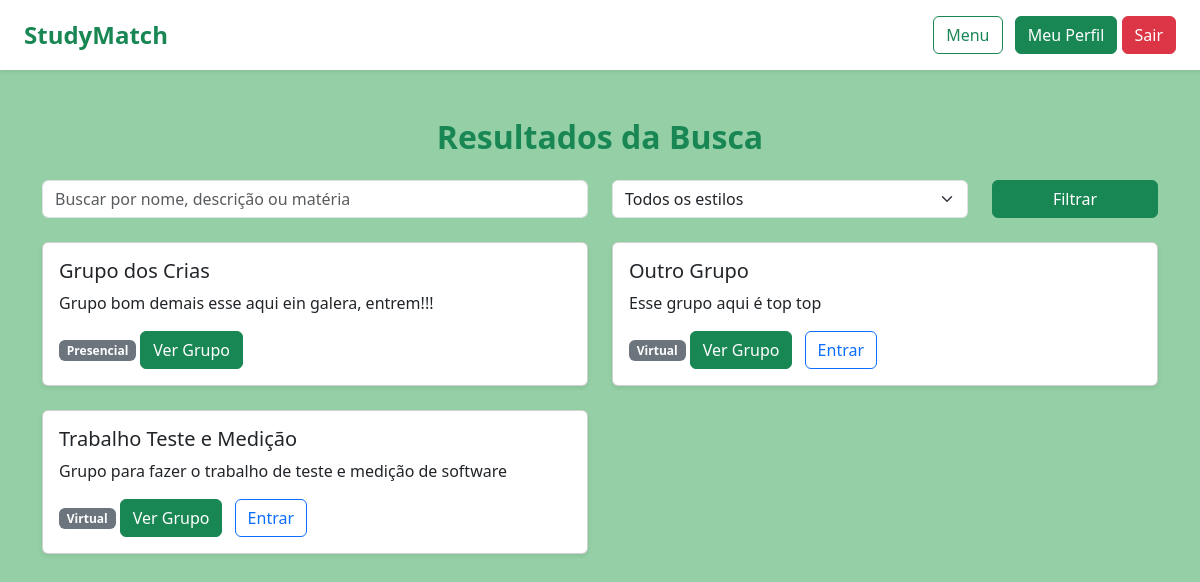
/buscar-grupos (signed in), run on the app's committed database.
### tables this page shows
CREATE TABLE groups (
                id INTEGER PRIMARY KEY AUTOINCREMENT,
                nome TEXT NOT NULL,
                descricao TEXT,
                materia TEXT,
                estilo TEXT,
                administrador_id INTEGER
            );

### app/routes/group_routes.py (the view)
    @bp.route("/buscar-grupos", methods=["GET"])
    def buscar_grupos():
        if "user_id" not in session:
            return redirect("/login")
        termo = request.args.get("q", "")
        estilo = request.args.get("estilo", None)
        grupos = group_use_case.search_groups(termo, estilo)
        participando = {}
        user_id = session["user_id"]
        for grupo in grupos:
            participando[grupo.id] = group_use_case.user_is_participant(grupo.id, user_id)
        return render_template(
            "buscar_grupos.html",
            grupos=grupos,
            termo=termo,
            estilo=estilo,
            participando=participando
        )

### infra/repositories/group_repository_sqlite.py (called while the page is built)
    def search(self, termo, estilo=None):
        cursor = self.conn.cursor()
        query = """
            SELECT id, nome, descricao, materia, estilo, administrador_id
            FROM groups
            WHERE (nome LIKE ? OR descricao LIKE ? OR materia LIKE ?)
        """
        params = [f"%{termo}%", f"%{termo}%", f"%{termo}%"]
        if estilo:
            query += " AND estilo = ?"
            params.append(estilo)
        cursor.execute(query, params)
        rows = cursor.fetchall()
        return [Group(*row) for row in rows]

    def user_participates(self, grupo_id, user_id):
        cursor = self.conn.cursor()
        cursor.execute("""
            SELECT 1 FROM group_participants
            WHERE grupo_id = ? AND usuario_id = ?
        """, (grupo_id, user_id))
        return cursor.fetchone() is not None

### use_cases/group_use_case.py (called while the page is built)
    def search_groups(self, termo, estilo=None):
        return self.repository.search(termo, estilo)

    def user_is_participant(self, grupo_id, user_id):
      return self.repository.user_participates(grupo_id, user_id)

### app/templates/buscar_grupos.html (shortened to what this page needs)
{% extends "base.html" %}
{% block content %}
<h2 class="text-success mb-4 text-center">Resultados da Busca</h2>
<form class="row mb-4" method="GET" action="/buscar-grupos">
  <div class="col-md-6">
    <input type="text" name="q" class="form-control" placeholder="Buscar por nome, descrição ou matéria" value="{{ termo }}" required>
  </div>
  <div class="col-md-4">
    <select name="estilo" class="form-select">
      <option value="">Todos os estilos</option>
    </select>
  </div>
  <div class="col-md-2">
    <button type="submit" class="btn btn-success w-100">Filtrar</button>
  </div>
</form>
{% if grupos %}
  <div class="row">
    {% for grupo in grupos %}
      <div class="col-md-6 mb-4">
        <div class="card shadow-sm">
          <div class="card-body">
            <h5 class="card-title">{{ grupo.nome }}</h5>
            <p class="card-text">{{ grupo.descricao }}</p>
            <span class="badge bg-secondary mb-2">{{ grupo.estilo|capitalize }}</span>
            <a href="/grupo/{{ grupo.id }}" class="btn btn-success me-2">Ver Grupo</a>
            {% if not participando[grupo.id] %}
            <form method="POST" action="/grupo/{{ grupo.id }}/entrar" style="display: inline;">
                <button type="submit" class="btn btn-outline-primary">Entrar</button>
            </form>
            {% endif %}
          </div>
        </div>
      </div>
    {% endfor %}
  </div>
{% else %}
  <p class="text-center text-muted">Nenhum grupo encontrado com os critérios fornecidos.</p>
{% endif %}
{% endblock %}

### app/static/css/style.css (style rules this page uses)
h1, h2 { font-weight: bold; }
.btn { font-weight: 500; }
body.bg-soft-green { background-color: #94cfa5; font-family: 'Segoe UI', Tahoma, Geneva, Verdana, sans-serif; margin: 0; }

### data on the page
groups: nome "Grupo dos Crias", descricao "Grupo bom demais esse aqui ein galera, entrem!!!", estilo "Presencial"
groups: nome "Outro Grupo", descricao "Esse grupo aqui é top top", estilo "Virtual"
groups: nome "Trabalho Teste e Medição", descricao "Grupo para fazer o trabalho de teste e medição de software", estilo "Virtual"
